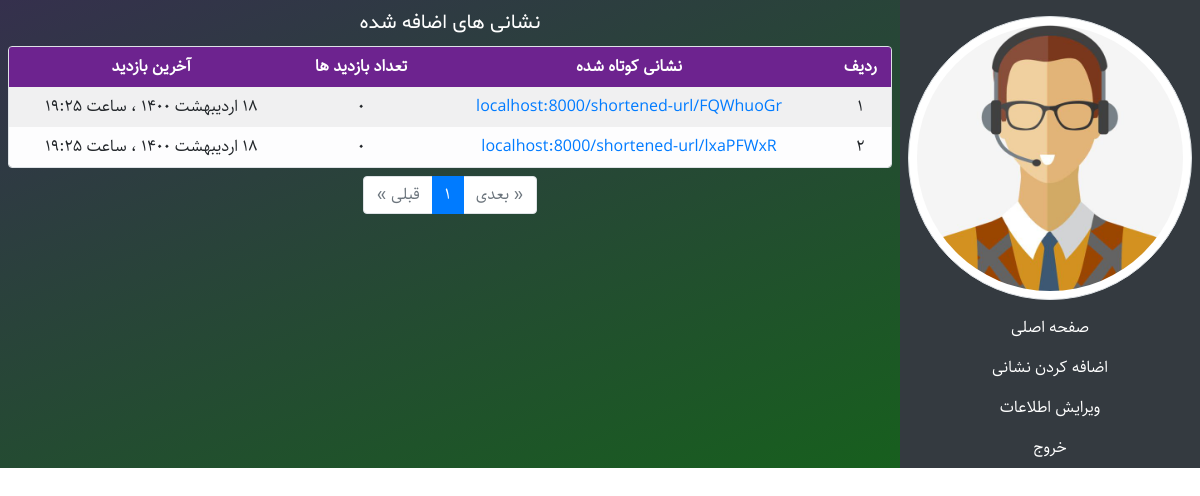
Before: /dashboard/ (signed in) with the older database file.
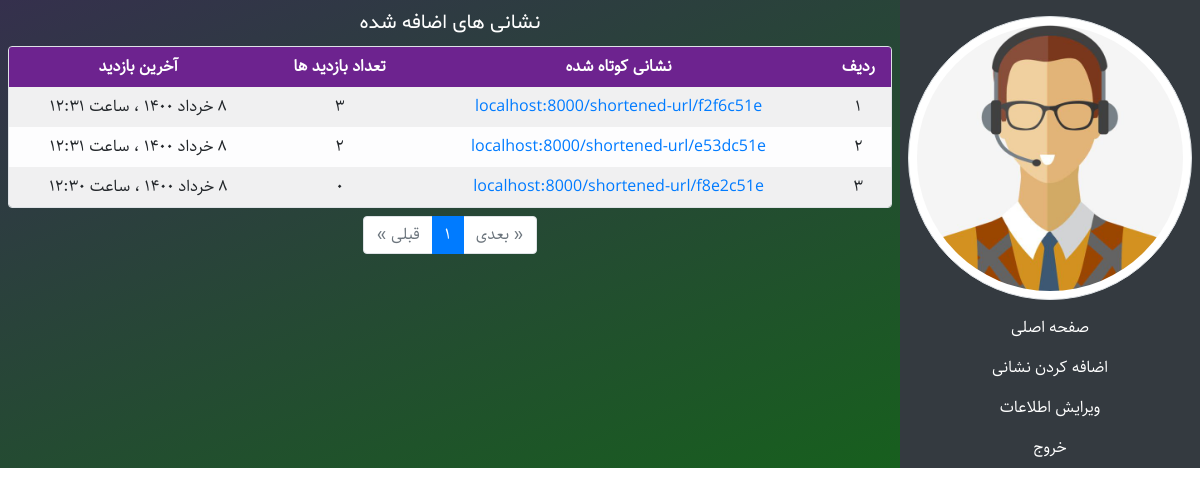
After: the same page with the newer database file.
### URLshortener/models.py (models this page shows, shortened)
class UserProfile(models.Model):
    photo = models.ImageField(upload_to='profile_images', verbose_name='تصویر')
    birth_date = models.DateField(blank=True, verbose_name='تاریخ تولد')
    user = models.OneToOneField(User, on_delete=models.CASCADE, related_name='profile')
    def birth_date_jalali(self):
        return date_to_jalali_str(self.birth_date)
    birth_date_jalali.short_description = 'تاریخ تولد'
    class Meta:
        verbose_name = 'پروفایل'
        verbose_name_plural = 'پروفایل ها'

class URL(models.Model):
    address = models.URLField(max_length=512, verbose_name='نشانی اینترنتی')
    slug = models.SlugField(max_length=8, unique=True, verbose_name='اسلاگ')
    visits = models.PositiveIntegerField(default=0, verbose_name='تعداد بازدید ها')
    created = models.DateTimeField(auto_now_add=True, verbose_name='تاریخ ایجاد')
    last_visit = models.DateTimeField(default=timezone.now, verbose_name='آخرین بازدید')
    author = models.ForeignKey(User, on_delete=models.CASCADE, related_name='urls',
                               verbose_name='ایجاد کننده')
    def last_visit_jalali(self):
        return datetime_to_jalali_str(self.last_visit)
    last_visit_jalali.short_description = 'آخرین بازدید'
    def created_jalali(self):
        return datetime_to_jalali_str(self.created)
    created_jalali.short_description = 'تاریخ ایجاد'
    def __str__(self):
        return 'localhost:8000/shortened-url/' + self.slug
    class Meta:
        verbose_name = 'نشانی اینترنتی'
        verbose_name_plural = 'نشانی های اینترنتی'

### URLshortener/views.py (the view)
# urls.py: path('dashboard/', views.dashboard, name='dashboard'),
@login_required
def dashboard(request):
    url_list = request.user.urls.order_by('-visits')
    paginator = Paginator(url_list, 10)
    page_number = request.GET.get('page', 1)
    page_obj = paginator.get_page(page_number)
    context = {
        'short_urls': page_obj,
    }
    return render(request, 'URLshortener/dashboard.html', context)

### URLshortener/templatetags/custom_filters.py (called while the page is built)
@register.filter
@stringfilter
def to_persian(string):
    return numbers_to_persian(string)

### URLshortener/templatetags/custom_tags.py (called while the page is built)
@register.inclusion_tag('URLshortener/paginator.html')
def paginator(page):
    return {
        'page': page,
    }

@register.inclusion_tag('URLshortener/urls_table.html')
def urls_table(page):
    return {
        'page': page,
    }

### extensions/jalali.py (called while the page is built)
    def persian_tuple(self):
        return self.persian_year, self.persian_month, self.persian_day

### extensions/time_utils.py (called while the page is built)
def numbers_to_persian(string):
    en_to_fa = {
        '0': '۰',
        '1': '۱',
        '2': '۲',
        '3': '۳',
        '4': '۴',
        '5': '۵',
        '6': '۶',
        '7': '۷',
        '8': '۸',
        '9': '۹',
    }
    for en, fa in en_to_fa.items():
        string = string.replace(en, fa)
    return string

def datetime_to_jalali_str(time):
    jalali_month = (
        'فروردین',
        'اردیبهشت',
        'خرداد',
        'تیر',
        'مرداد',
        'شهریور',
        'مهر',
        'آبان',
        'آذر',
        'دی',
        'بهمن',
        'اسفند'
    )
    time = timezone.localtime(time)
    year, month, day = jalali.Gregorian(time.year, time.month, time.day).persian_tuple()
    jalali_to_str = '{} {} {} ، ساعت {:02d}:{:02d}'.format(
        day,
        jalali_month[month-1],
        year,
        time.hour,
        time.minute
    )
    return numbers_to_persian(jalali_to_str)

### templates/URLshortener/dashboard.html (shortened to what this page needs)
{% extends 'URLshortener/base.html' %}
{% load static %}
{% load custom_filters %}
{% load custom_tags %}
{% block head %}
	<link rel='stylesheet' href="{% static 'URLshortener/css/dashboard.css' %}">
{% endblock %}
{% block main %}
    <div class='row container-fluid p-0 m-0'>
        <aside class='col-sm-3 bg-dark p-0 pt-2'>
            {% if user.profile.photo.url %}
            <div class='p-2'>
                <img class='w-100 p-2 rounded-circle img-thumbnail' src='{{ user.profile.photo.url }}'>
            </div>
            {% endif %}
            <ul class='nav flex-column text-center text-white p-0'>
                <li class="nav-item p-2"><a href="{% url 'URLshortener:home' %}" >صفحه اصلی</a></li>
                <li class="nav-item p-2"><a href="{% url 'URLshortener:add-url' %}" >اضافه کردن نشانی</a></li>
                <li class="nav-item p-2"><a href="#" >ویرایش اطلاعات</a></li>
                <li class="nav-item p-2"><a href="{% url 'auth_logout' %}?next=/" >خروج</a></li>
            </ul>
        </aside>
        <div class='col-sm-9 p-2'>
            <div class='container text-center text-white main-title'>نشانی های اضافه شده</div>
            <div class='container table-responsive p-0 my-2 mx-auto rounded table-div border'>
                {% urls_table short_urls %}
            </div>
            {% paginator short_urls %}
        </div>
    </div>
{% endblock %}

### templates/URLshortener/base.html (shortened to what this page needs)
<!DOCTYPE html>
{% load static %}
<html>
<head>
    <link rel="stylesheet" href="https://maxcdn.bootstrapcdn.com/bootstrap/4.5.2/css/bootstrap.min.css">
	<link rel='stylesheet' href="{% static 'URLshortener/css/fonts.css' %}">
	<link rel='stylesheet' href="{% static 'URLshortener/css/base.css' %}">
    {% block head %} <title>Web Page</title> {% endblock %}
</head>
<body>
	<main class='p-0 container-fluid'>
		{% block main %} {% endblock %}
	</main>
</body>
</html>

### templates/URLshortener/urls_table.html
{% load custom_filters %}
<table class='table table-light table-striped table-borderless text-center p-0 mx-auto my-0'>
    <thead>
        <tr style='background-color: #6d238f;' class='text-white'>
            <th class='p-2'>ردیف</th>
            <th class='p-2'>نشانی کوتاه شده</th>
            <th class='p-2'>تعداد بازدید ها</th>
            <th class='p-2'>آخرین بازدید</th>
        </tr>
    </thead>
    <tbody>
        {% for short_url in page %}
        <tr>
            <td class='p-2'>
                {{ forloop.counter0|add:page.start_index|to_persian }}
            </td>
            <td class='p-2'>
                <a href="{% url 'URLshortener:shortened-url' short_url.slug%}">
                {{ short_url }}
                </a>
            </td>
            <td class='p-2'>{{ short_url.visits|to_persian }}</td>
            <td class='p-2'>{{ short_url.last_visit_jalali }}</td>
        </tr>
        {% endfor %}
    </tbody>
</table>

### templates/URLshortener/paginator.html
{% load custom_filters %}
<ul class="pagination justify-content-center flex-row-reverse flex-wrap p-0">
    {% if page.has_previous %}
        <li class="page-item"><a class="page-link"
            href="?page={{ page.previous_page_number }}">قبلی &#187;</a></li>
    {% else %}
        <li class="page-item disabled"><a class="page-link" href="#" >قبلی &#187;</a></li>
    {% endif %}
    {% for i in page.paginator.page_range %}
        {% if i == page.number %}
            <li class="page-item active"><a class="page-link"
                href="?page={{ i }}">{{ i|to_persian }}</a></li>
        {% else %}
            <li class="page-item"><a class="page-link"
                href="?page={{ i }}">{{ i|to_persian }}</a></li>
        {% endif %}
    {% endfor %}
    {% if page.has_next %}
        <li class="page-item"><a class="page-link"
            href="?page={{ page.next_page_number }}">&#171; بعدی</a></li>
    {% else %}
        <li class="page-item disabled"><a class="page-link" href="#">&#171; بعدی</a></li>
    {% endif %}
</ul>

### static/URLshortener/css/base.css (style rules this page uses)
body { direction: rtl; font-family: Sahel; background-image: linear-gradient(to right bottom, #35304d, #136617); background-size: cover; background-repeat: no-repeat; background-position: center; }

### static/URLshortener/css/dashboard.css (style rules this page uses)
.main-title { font-family: Shabnam; font-size: 20px; }
.nav-item a { color: white; }

Changed rows visible on the page:
removed URL: slug "localhost:8000/shortened-url/FQWhuoGr", visits|to_persian "۰", last_visit_jalali "۱۸ اردیبهشت ۱۴۰۰ ، ساعت ۱۹:۲۵"
removed URL: slug "localhost:8000/shortened-url/lxaPFWxR", visits|to_persian "۰", last_visit_jalali "۱۸ اردیبهشت ۱۴۰۰ ، ساعت ۱۹:۲۵"
added URL: slug "localhost:8000/shortened-url/f2f6c51e", visits|to_persian "۳", last_visit_jalali "۸ خرداد ۱۴۰۰ ، ساعت ۱۲:۳۱"
added URL: slug "localhost:8000/shortened-url/e53dc51e", visits|to_persian "۲", last_visit_jalali "۸ خرداد ۱۴۰۰ ، ساعت ۱۲:۳۱"
added URL: slug "localhost:8000/shortened-url/f8e2c51e", visits|to_persian "۰", last_visit_jalali "۸ خرداد ۱۴۰۰ ، ساعت ۱۲:۳۰"
